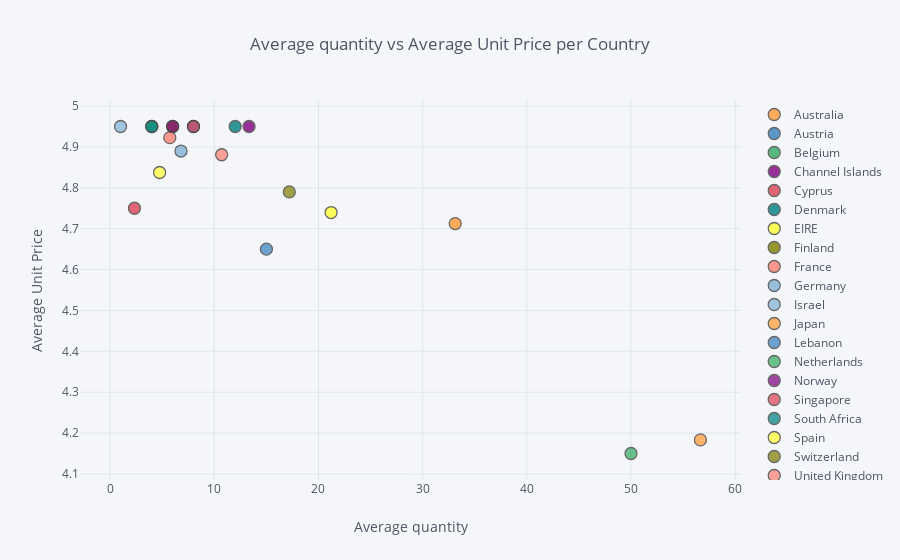

The notebook cell this image was saved under:
### Markdown cell above
## 3. Create an interactive scatter plot showing the relationship between average quantity (x-axis) and average unit price (y-axis) for the product PARTY BUNTING with the plot points color-coded by country (categories).

### Code cell
data_scatter = data[data['Description']=='PARTY BUNTING']
data_scatter = data_scatter.groupby('Country', as_index=False).agg({'Quantity':'mean', 'UnitPrice':'mean'})

data_scatter.iplot(x='Quantity', y='UnitPrice', categories='Country',
           xTitle='Average quantity', yTitle='Average Unit Price',
           title='Average quantity vs Average Unit Price per Country')

### Figure 1 — Plotly figure (JSON) as saved in the notebook; plotly's stock layout.template omitted (floating-point values rounded to 4 significant figures)
{"data": [{"marker": {"color": "rgba(255, 153, 51, 1.0)", "line": {"width": 1.3}, "opacity": 0.8, "size": 12, "symbol": "circle"}, "mode": "markers", "name": "Australia", "textfont": {"color": "#4D5663"}, "type": "scatter", "uid": "7c9ead93-c71b-4709-878a-8dbdc0e80be0", "x": [33.12], "y": [4.713]}, {"marker": {"color": "rgba(55, 128, 191, 1.0)", "line": {"width": 1.3}, "opacity": 0.8, "size": 12, "symbol": "circle"}, "mode": "markers", "name": "Austria", "textfont": {"color": "#4D5663"}, "type": "scatter", "uid": "35775001-4956-4a8a-ac1a-e1c29f3dfcde", "x": [8], "y": [4.95]}, {"marker": {"color": "rgba(50, 171, 96, 1.0)", "line": {"width": 1.3}, "opacity": 0.8, "size": 12, "symbol": "circle"}, "mode": "markers", "name": "Belgium", "textfont": {"color": "#4D5663"}, "type": "scatter", "uid": "997c1ad6-e3a8-4e41-b2dd-2260fefe6650", "x": [4], "y": [4.95]}, {"marker": {"color": "rgba(128, 0, 128, 1.0)", "line": {"width": 1.3}, "opacity": 0.8, "size": 12, "symbol": "circle"}, "mode": "markers", "name": "Channel Islands", "textfont": {"color": "#4D5663"}, "type": "scatter", "uid": "74b1e928-9d3d-4b69-a15e-73bdfb2bb110", "x": [13.33], "y": [4.95]}, {"marker": {"color": "rgba(219, 64, 82, 1.0)", "line": {"width": 1.3}, "opacity": 0.8, "size": 12, "symbol": "circle"}, "mode": "markers", "name": "Cyprus", "textfont": {"color": "#4D5663"}, "type": "scatter", "uid": "cd08c55d-a4af-4ffb-9b4b-5ab7cded81d8", "x": [2.333], "y": [4.75]}, {"marker": {"color": "rgba(0, 128, 128, 1.0)", "line": {"width": 1.3}, "opacity": 0.8, "size": 12, "symbol": "circle"}, "mode": "markers", "name": "Denmark", "textfont": {"color": "#4D5663"}, "type": "scatter", "uid": "b7f7b5ea-6a76-455c-856e-dade10ea7138", "x": [12], "y": [4.95]}, {"marker": {"color": "rgba(255, 255, 51, 1.0)", "line": {"width": 1.3}, "opacity": 0.8, "size": 12, "symbol": "circle"}, "mode": "markers", "name": "EIRE", "textfont": {"color": "#4D5663"}, "type": "scatter", "uid": "26dcc57c-1bdc-463d-b3a0-4b2e27baa1d6", "x": [21.21], "y": [4.739]}, {"marker": {"color": "rgba(128, 128, 0, 1.0)", "line": {"width": 1.3}, "opacity": 0.8, "size": 12, "symbol": "circle"}, "mode": "markers", "name": "Finland", "textfont": {"color": "#4D5663"}, "type": "scatter", "uid": "f40cf75c-0c93-4a57-8f76-8e61ac8dfda7", "x": [6], "y": [4.95]}, {"marker": {"color": "rgba(251, 128, 114, 1.0)", "line": {"width": 1.3}, "opacity": 0.8, "size": 12, "symbol": "circle"}, "mode": "markers", "name": "France", "textfont": {"color": "#4D5663"}, "type": "scatter", "uid": "dc48cc5d-1752-4326-8bff-027fa58761a1", "x": [5.727], "y": [4.923]}, {"marker": {"color": "rgba(128, 177, 211, 1.0)", "line": {"width": 1.3}, "opacity": 0.8, "size": 12, "symbol": "circle"}, "mode": "markers", "name": "Germany", "textfont": {"color": "#4D5663"}, "type": "scatter", "uid": "046a8804-f9aa-4189-aecf-875a53225515", "x": [6.8], "y": [4.89]}, {"marker": {"color": "rgba(128, 177, 211, 0.8999999999999999)", "line": {"width": 1.3}, "opacity": 0.8, "size": 12, "symbol": "circle"}, "mode": "markers", "name": "Israel", "textfont": {"color": "#4D5663"}, "type": "scatter", "uid": "a082c282-521d-4c3a-974e-e1dab2d10714", "x": [1], "y": [4.95]}, {"marker": {"color": "rgba(255, 153, 51, 0.8999999999999999)", "line": {"width": 1.3}, "opacity": 0.8, "size": 12, "symbol": "circle"}, "mode": "markers", "name": "Japan", "textfont": {"color": "#4D5663"}, "type": "scatter", "uid": "4ceeb295-6fa2-4f93-95c0-7275d1629056", "x": [56.67], "y": [4.183]}, {"marker": {"color": "rgba(55, 128, 191, 0.8999999999999999)", "line": {"width": 1.3}, "opacity": 0.8, "size": 12, "symbol": "circle"}, "mode": "markers", "name": "Lebanon", "textfont": {"color": "#4D5663"}, "type": "scatter", "uid": "c34781a3-af0c-4b39-be22-cec52052bca4", "x": [15], "y": [4.65]}, {"marker": {"color": "rgba(50, 171, 96, 0.8999999999999999)", "line": {"width": 1.3}, "opacity": 0.8, "size": 12, "symbol": "circle"}, "mode": "markers", "name": "Netherlands", "textfont": {"color": "#4D5663"}, "type": "scatter", "uid": "b3bdc514-ae94-4967-bc67-e18a430326ec", "x": [50], "y": [4.15]}, {"marker": {"color": "rgba(128, 0, 128, 0.8999999999999999)", "line": {"width": 1.3}, "opacity": 0.8, "size": 12, "symbol": "circle"}, "mode": "markers", "name": "Norway", "textfont": {"color": "#4D5663"}, "type": "scatter", "uid": "5f9dbc2d-6db6-47f2-83db-2b18a4978c8b", "x": [6], "y": [4.95]}, {"marker": {"color": "rgba(219, 64, 82, 0.8999999999999999)", "line": {"width": 1.3}, "opacity": 0.8, "size": 12, "symbol": "circle"}, "mode": "markers", "name": "Singapore", "textfont": {"color": "#4D5663"}, "type": "scatter", "uid": "5137c9e4-d87f-4ce7-8b74-47b4595916fe", "x": [8], "y": [4.95]}, {"marker": {"color": "rgba(0, 128, 128, 0.8999999999999999)", "line": {"width": 1.3}, "opacity": 0.8, "size": 12, "symbol": "circle"}, "mode": "markers", "name": "South Africa", "textfont": {"color": "#4D5663"}, "type": "scatter", "uid": "1125923d-5912-4a85-b1ac-da09c6a7719b", "x": [4], "y": [4.95]}, {"marker": {"color": "rgba(255, 255, 51, 0.8999999999999999)", "line": {"width": 1.3}, "opacity": 0.8, "size": 12, "symbol": "circle"}, "mode": "markers", "name": "Spain", "textfont": {"color": "#4D5663"}, "type": "scatter", "uid": "74c5729d-d0dd-4cc4-bd30-d9b501d19e55", "x": [4.75], "y": [4.838]}, {"marker": {"color": "rgba(128, 128, 0, 0.8999999999999999)", "line": {"width": 1.3}, "opacity": 0.8, "size": 12, "symbol": "circle"}, "mode": "markers", "name": "Switzerland", "textfont": {"color": "#4D5663"}, "type": "scatter", "uid": "6dcc0924-10ae-4b03-982d-c53249df55eb", "x": [17.2], "y": [4.79]}, {"marker": {"color": "rgba(251, 128, 114, 0.8999999999999999)", "line": {"width": 1.3}, "opacity": 0.8, "size": 12, "symbol": "circle"}, "mode": "markers", "name": "United Kingdom", "textfont": {"color": "#4D5663"}, "type": "scatter", "uid": "ba5029e1-3405-4ca7-b9e2-8c7a40afefc4", "x": [10.71], "y": [4.881]}], "layout": {"legend": {"bgcolor": "#F5F6F9", "font": {"color": "#4D5663"}}, "paper_bgcolor": "#F5F6F9", "plot_bgcolor": "#F5F6F9", "title": {"font": {"color": "#4D5663"}, "text": "Average quantity vs Average Unit Price per Country"}, "xaxis": {"gridcolor": "#E1E5ED", "showgrid": true, "tickfont": {"color": "#4D5663"}, "title": {"font": {"color": "#4D5663"}, "text": "Average quantity"}, "zerolinecolor": "#E1E5ED"}, "yaxis": {"gridcolor": "#E1E5ED", "showgrid": true, "tickfont": {"color": "#4D5663"}, "title": {"font": {"color": "#4D5663"}, "text": "Average Unit Price"}, "zerolinecolor": "#E1E5ED"}}}
